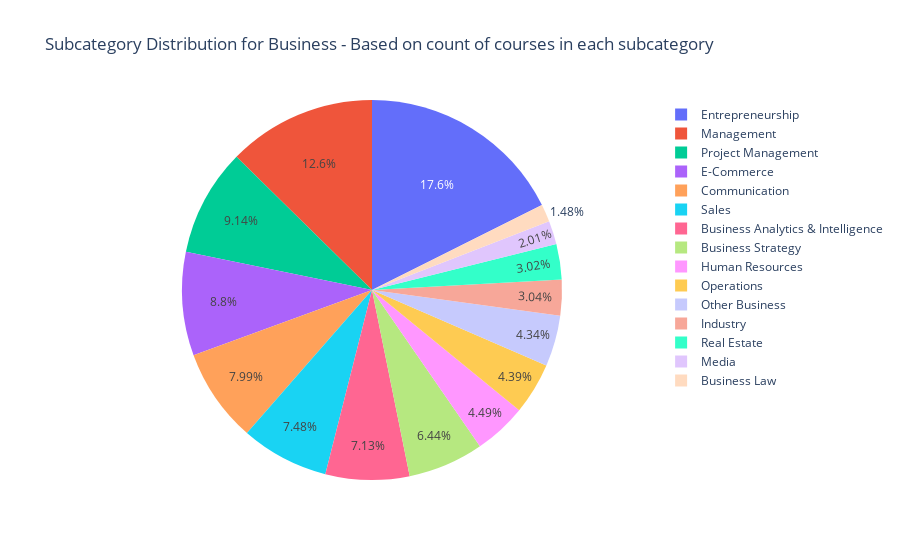
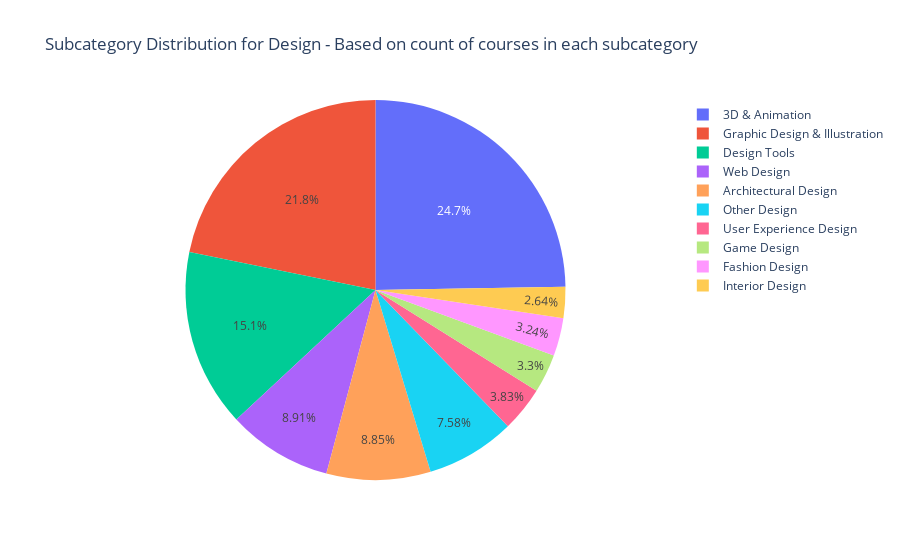
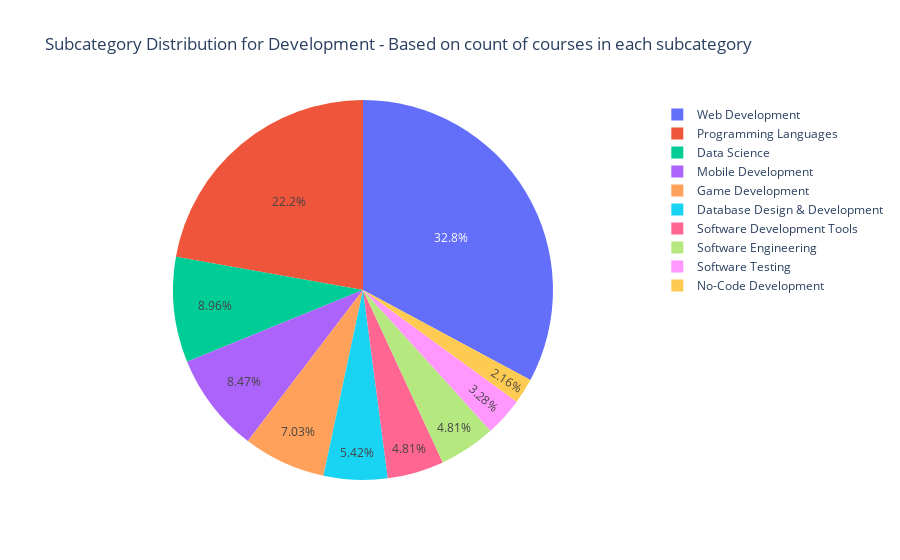

The notebook cell saved with these charts, in order:
### Code cell
subcategory_counts = courses_data.groupby(['category', 'subcategory']).size().reset_index(name='num_courses')

for category in subcategory_counts['category'].unique():
    category_data = subcategory_counts[subcategory_counts['category'] == category]
    
    fig = px.pie(category_data, values='num_courses', names='subcategory', 
                 title=f'Subcategory Distribution for {category} - Based on count of courses in each subcategory', 
                 labels={'subcategory': 'Subcategory', 'num_courses': 'Number of Courses'})
    
    fig.show()

### Figure 1 — Plotly figure (JSON) as saved in the notebook; plotly's stock layout.template omitted (floating-point values rounded to 4 significant figures)
{"data": [{"domain": {"x": [0, 1], "y": [0, 1]}, "hovertemplate": "Subcategory=%{label}<br>Number of Courses=%{value}<extra></extra>", "labels": ["Business Analytics & Intelligence", "Business Law", "Business Strategy", "Communication", "E-Commerce", "Entrepreneurship", "Human Resources", "Industry", "Management", "Media", "Operations", "Other Business", "Project Management", "Real Estate", "Sales"], "legendgroup": "", "name": "", "showlegend": true, "type": "pie", "values": [1760, 365, 1588, 1970, 2172, 4347, 1107, 749, 3118, 495, 1084, 1070, 2254, 745, 1846]}], "layout": {"legend": {"tracegroupgap": 0}, "title": {"text": "Subcategory Distribution for Business - Based on count of courses in each subcategory"}}}

### Figure 2 — Plotly figure (JSON) as saved in the notebook; plotly's stock layout.template omitted (floating-point values rounded to 4 significant figures)
{"data": [{"domain": {"x": [0, 1], "y": [0, 1]}, "hovertemplate": "Subcategory=%{label}<br>Number of Courses=%{value}<extra></extra>", "labels": ["3D & Animation", "Architectural Design", "Design Tools", "Fashion Design", "Game Design", "Graphic Design & Illustration", "Interior Design", "Other Design", "User Experience Design", "Web Design"], "legendgroup": "", "name": "", "showlegend": true, "type": "pie", "values": [3772, 1350, 2308, 494, 503, 3325, 403, 1157, 584, 1360]}], "layout": {"legend": {"tracegroupgap": 0}, "title": {"text": "Subcategory Distribution for Design - Based on count of courses in each subcategory"}}}

### Figure 3 — Plotly figure (JSON) as saved in the notebook; plotly's stock layout.template omitted (floating-point values rounded to 4 significant figures)
{"data": [{"domain": {"x": [0, 1], "y": [0, 1]}, "hovertemplate": "Subcategory=%{label}<br>Number of Courses=%{value}<extra></extra>", "labels": ["Data Science", "Database Design & Development", "Game Development", "Mobile Development", "No-Code Development", "Programming Languages", "Software Development Tools", "Software Engineering", "Software Testing", "Web Development"], "legendgroup": "", "name": "", "showlegend": true, "type": "pie", "values": [2836, 1716, 2223, 2679, 684, 7027, 1523, 1523, 1039, 10393]}], "layout": {"legend": {"tracegroupgap": 0}, "title": {"text": "Subcategory Distribution for Development - Based on count of courses in each subcategory"}}}
